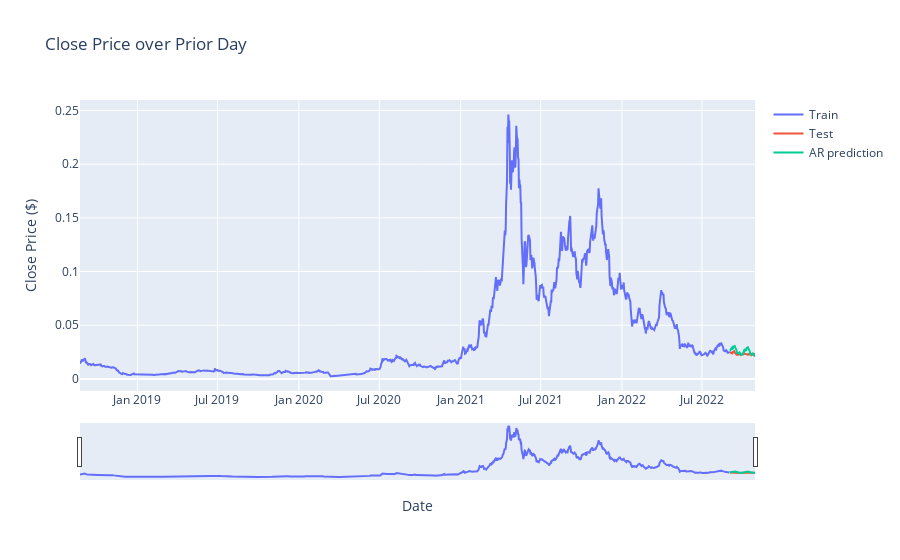

Notebook cell for this chart:
### Code cell
fig = go.Figure()
fig.add_trace(go.Scatter(x=train.index, y=btc_daily.loc[train.index, "Close"], mode='lines', name="Train"))
fig.add_trace(go.Scatter(x=test.index, y=btc_daily.loc[test.index, "Close"], mode='lines', name="Test"))
fig.add_trace(go.Scatter(x=test.index, y=btc_daily.loc[test.index, "AR_restored"], mode='lines', name="AR prediction"))

fig.update_xaxes(rangeslider_visible=True)
fig.update_layout(
    yaxis_title=" Close Price ($)", 
    xaxis_title="Date",
    title="Close Price over Prior Day"
)
fig.show()
